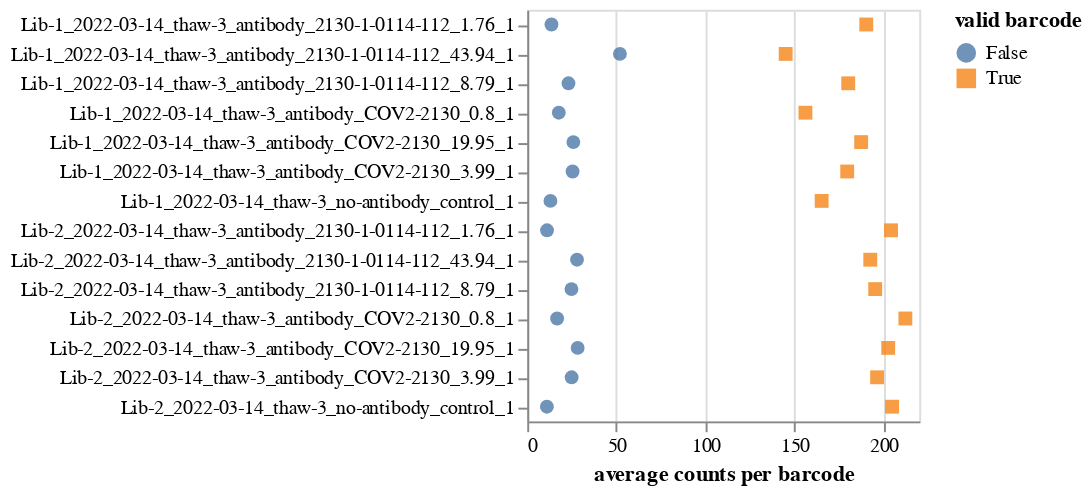

The cell this chart's notebook holds for it:
### Markdown cell above
Plot the average counts per barcode for both valid and invalid ones.
The plot below is interactive: you can use the drop downs at bottom to select specific subsets, mouseover points for details, and click the legend to show only valid or invalid counts:

### Code cell
validities = avg_counts["valid"].unique()
valid_selection = alt.selection_multi(
    fields=["valid"],
    bind="legend",
)

avg_counts_chart = (
    alt.Chart(avg_counts)
    .encode(
        x=alt.X("mean_counts", title="average counts per barcode"),
        y=alt.Y("library_sample", title=None),
        color=alt.Color(
            "valid", title="valid barcode", scale=alt.Scale(domain=validities)
        ),
        shape=alt.Shape("valid", scale=alt.Scale(domain=validities)),
        opacity=alt.condition(valid_selection, alt.value(0.8), alt.value(0)),
        tooltip=[
            alt.Tooltip(c, format=".3g") if c in {"mean_counts", "n_barcodes"} else c
            for c in avg_counts.columns
            if c != "library_sample"
        ],
    )
    .mark_point(filled=True, size=50)
    .properties(width=200, height=alt.Step(15))
    .configure_axis(labelLimit=500)
    .add_params(*selections, valid_selection)
)
for selection in selections:
    avg_counts_chart = avg_counts_chart.transform_filter(selection)

avg_counts_chart

### Figure 1 — Vega-Lite specification as saved in the notebook (floating-point values rounded to 4 significant figures)
{"config": {"view": {"continuousWidth": 300, "continuousHeight": 300}, "axis": {"labelLimit": 500}}, "data": {"name": "data-eb93e993edb633561556b1929f33e962"}, "mark": {"type": "point", "filled": true, "size": 50}, "encoding": {"color": {"field": "valid", "scale": {"domain": ["False", "True"]}, "title": "valid barcode", "type": "nominal"}, "opacity": {"condition": {"value": 0.8, "param": "param_7"}, "value": 0}, "shape": {"field": "valid", "scale": {"domain": ["False", "True"]}, "type": "nominal"}, "tooltip": [{"field": "library", "type": "nominal"}, {"field": "sample", "type": "nominal"}, {"field": "valid", "type": "nominal"}, {"field": "mean_counts", "format": ".3g", "type": "quantitative"}, {"field": "n_barcodes", "format": ".3g", "type": "quantitative"}, {"field": "date", "type": "nominal"}, {"field": "virus_batch", "type": "nominal"}, {"field": "sample_type", "type": "nominal"}, {"field": "antibody", "type": "nominal"}, {"field": "antibody_concentration", "type": "quantitative"}, {"field": "replicate", "type": "quantitative"}, {"field": "exclude_after_counts", "type": "nominal"}], "x": {"field": "mean_counts", "title": "average counts per barcode", "type": "quantitative"}, "y": {"field": "library_sample", "title": null, "type": "nominal"}}, "height": {"step": 15}, "params": [{"name": "param_1", "select": {"type": "point", "fields": ["exclude_after_counts"]}, "bind": {"input": "select", "options": [null, "no"], "labels": ["all", "no"], "name": "exclude_after_counts"}}, {"name": "param_2", "select": {"type": "point", "fields": ["antibody"]}, "bind": {"input": "select", "options": [null, "COV2-2130", "2130-1-0114-112"], "labels": ["all", "COV2-2130", "2130-1-0114-112"], "name": "antibody"}}, {"name": "param_3", "select": {"type": "point", "fields": ["virus_batch"]}, "bind": {"input": "select", "options": [null, "thaw-3"], "labels": ["all", "thaw-3"], "name": "virus_batch"}}, {"name": "param_4", "select": {"type": "point", "fields": ["sample_type"]}, "bind": {"input": "select", "options": [null, "no-antibody_control", "antibody"], "labels": ["all", "no-antibody_control", "antibody"], "name": "sample_type"}}, {"name": "param_5", "select": {"type": "point", "fields": ["date"]}, "bind": {"input": "select", "options": [null, "2022-03-14"], "labels": ["all", "2022-03-14"], "name": "date"}}, {"name": "param_6", "select": {"type": "point", "fields": ["library"]}, "bind": {"input": "select", "options": [null, "Lib-1", "Lib-2"], "labels": ["all", "Lib-1", "Lib-2"], "name": "library"}}, {"name": "param_7", "select": {"type": "point", "fields": ["valid"]}, "bind": "legend"}], "transform": [{"filter": {"param": "param_1"}}, {"filter": {"param": "param_2"}}, {"filter": {"param": "param_3"}}, {"filter": {"param": "param_4"}}, {"filter": {"param": "param_5"}}, {"filter": {"param": "param_6"}}], "width": 200, "$schema": "https://vega.github.io/schema/vega-lite/v5.2.0.json", "datasets": {"data-eb93e993edb633561556b1929f33e962": [{"library": "Lib-1", "sample": "2022-03-14_thaw-3_antibody_2130-1-0114-112_1.76_1", "valid": "False", "mean_counts": 13.6, "n_barcodes": 196337, "date": "2022-03-14", "virus_batch": "thaw-3", "sample_type": "antibody", "antibody": "2130-1-0114-112", "antibody_concentration": 1.76, "replicate": 1, "exclude_after_counts": "no", "library_sample": "Lib-1_2022-03-14_thaw-3_antibody_2130-1-0114-112_1.76_1"}, {"library": "Lib-1", "sample": "2022-03-14_thaw-3_antibody_2130-1-0114-112_1.76_1", "valid": "True", "mean_counts": 190.3, "n_barcodes": 91000, "date": "2022-03-14", "virus_batch": "thaw-3", "sample_type": "antibody", "antibody": "2130-1-0114-112", "antibody_concentration": 1.76, "replicate": 1, "exclude_after_counts": "no", "library_sample": "Lib-1_2022-03-14_thaw-3_antibody_2130-1-0114-112_1.76_1"}, {"library": "Lib-1", "sample": "2022-03-14_thaw-3_antibody_2130-1-0114-112_43.94_1", "valid": "False", "mean_counts": 52.01, "n_barcodes": 160538, "date": "2022-03-14", "virus_batch": "thaw-3", "sample_type": "antibody", "antibody": "2130-1-0114-112", "antibody_concentration": 43.94, "replicate": 1, "exclude_after_counts": "no", "library_sample": "Lib-1_2022-03-14_thaw-3_antibody_2130-1-0114-112_43.94_1"}, {"library": "Lib-1", "sample": "2022-03-14_thaw-3_antibody_2130-1-0114-112_43.94_1", "valid": "True", "mean_counts": 145.0, "n_barcodes": 91000, "date": "2022-03-14", "virus_batch": "thaw-3", "sample_type": "antibody", "antibody": "2130-1-0114-112", "antibody_concentration": 43.94, "replicate": 1, "exclude_after_counts": "no", "library_sample": "Lib-1_2022-03-14_thaw-3_antibody_2130-1-0114-112_43.94_1"}, {"library": "Lib-1", "sample": "2022-03-14_thaw-3_antibody_2130-1-0114-112_8.79_1", "valid": "False", "mean_counts": 23.14, "n_barcodes": 142649, "date": "2022-03-14", "virus_batch": "thaw-3", "sample_type": "antibody", "antibody": "2130-1-0114-112", "antibody_concentration": 8.79, "replicate": 1, "exclude_after_counts": "no", "library_sample": "Lib-1_2022-03-14_thaw-3_antibody_2130-1-0114-112_8.79_1"}, {"library": "Lib-1", "sample": "2022-03-14_thaw-3_antibody_2130-1-0114-112_8.79_1", "valid": "True", "mean_counts": 180.1, "n_barcodes": 91000, "date": "2022-03-14", "virus_batch": "thaw-3", "sample_type": "antibody", "antibody": "2130-1-0114-112", "antibody_concentration": 8.79, "replicate": 1, "exclude_after_counts": "no", "library_sample": "Lib-1_2022-03-14_thaw-3_antibody_2130-1-0114-112_8.79_1"}, {"library": "Lib-1", "sample": "2022-03-14_thaw-3_antibody_COV2-2130_0.8_1", "valid": "False", "mean_counts": 17.71, "n_barcodes": 138975, "date": "2022-03-14", "virus_batch": "thaw-3", "sample_type": "antibody", "antibody": "COV2-2130", "antibody_concentration": 0.8, "replicate": 1, "exclude_after_counts": "no", "library_sample": "Lib-1_2022-03-14_thaw-3_antibody_COV2-2130_0.8_1"}, {"library": "Lib-1", "sample": "2022-03-14_thaw-3_antibody_COV2-2130_0.8_1", "valid": "True", "mean_counts": 156.1, "n_barcodes": 91000, "date": "2022-03-14", "virus_batch": "thaw-3", "sample_type": "antibody", "antibody": "COV2-2130", "antibody_concentration": 0.8, "replicate": 1, "exclude_after_counts": "no", "library_sample": "Lib-1_2022-03-14_thaw-3_antibody_COV2-2130_0.8_1"}, {"library": "Lib-1", "sample": "2022-03-14_thaw-3_antibody_COV2-2130_19.95_1", "valid": "False", "mean_counts": 25.87, "n_barcodes": 137727, "date": "2022-03-14", "virus_batch": "thaw-3", "sample_type": "antibody", "antibody": "COV2-2130", "antibody_concentration": 19.95, "replicate": 1, "exclude_after_counts": "no", "library_sample": "Lib-1_2022-03-14_thaw-3_antibody_COV2-2130_19.95_1"}, {"library": "Lib-1", "sample": "2022-03-14_thaw-3_antibody_COV2-2130_19.95_1", "valid": "True", "mean_counts": 187.4, "n_barcodes": 91000, "date": "2022-03-14", "virus_batch": "thaw-3", "sample_type": "antibody", "antibody": "COV2-2130", "antibody_concentration": 19.95, "replicate": 1, "exclude_after_counts": "no", "library_sample": "Lib-1_2022-03-14_thaw-3_antibody_COV2-2130_19.95_1"}, {"library": "Lib-1", "sample": "2022-03-14_thaw-3_antibody_COV2-2130_3.99_1", "valid": "False", "mean_counts": 25.45, "n_barcodes": 135151, "date": "2022-03-14", "virus_batch": "thaw-3", "sample_type": "antibody", "antibody": "COV2-2130", "antibody_concentration": 3.99, "replicate": 1, "exclude_after_counts": "no", "library_sample": "Lib-1_2022-03-14_thaw-3_antibody_COV2-2130_3.99_1"}, {"library": "Lib-1", "sample": "2022-03-14_thaw-3_antibody_COV2-2130_3.99_1", "valid": "True", "mean_counts": 179.6, "n_barcodes": 91000, "date": "2022-03-14", "virus_batch": "thaw-3", "sample_type": "antibody", "antibody": "COV2-2130", "antibody_concentration": 3.99, "replicate": 1, "exclude_after_counts": "no", "library_sample": "Lib-1_2022-03-14_thaw-3_antibody_COV2-2130_3.99_1"}, {"library": "Lib-1", "sample": "2022-03-14_thaw-3_no-antibody_control_1", "valid": "False", "mean_counts": 13.03, "n_barcodes": 178133, "date": "2022-03-14", "virus_batch": "thaw-3", "sample_type": "no-antibody_control", "antibody": null, "antibody_concentration": null, "replicate": 1, "exclude_after_counts": "no", "library_sample": "Lib-1_2022-03-14_thaw-3_no-antibody_control_1"}, {"library": "Lib-1", "sample": "2022-03-14_thaw-3_no-antibody_control_1", "valid": "True", "mean_counts": 165.2, "n_barcodes": 91000, "date": "2022-03-14", "virus_batch": "thaw-3", "sample_type": "no-antibody_control", "antibody": null, "antibody_concentration": null, "replicate": 1, "exclude_after_counts": "no", "library_sample": "Lib-1_2022-03-14_thaw-3_no-antibody_control_1"}, {"library": "Lib-2", "sample": "2022-03-14_thaw-3_antibody_2130-1-0114-112_1.76_1", "valid": "False", "mean_counts": 11.11, "n_barcodes": 175645, "date": "2022-03-14", "virus_batch": "thaw-3", "sample_type": "antibody", "antibody": "2130-1-0114-112", "antibody_concentration": 1.76, "replicate": 1, "exclude_after_counts": "no", "library_sample": "Lib-2_2022-03-14_thaw-3_antibody_2130-1-0114-112_1.76_1"}, {"library": "Lib-2", "sample": "2022-03-14_thaw-3_antibody_2130-1-0114-112_1.76_1", "valid": "True", "mean_counts": 204.2, "n_barcodes": 85218, "date": "2022-03-14", "virus_batch": "thaw-3", "sample_type": "antibody", "antibody": "2130-1-0114-112", "antibody_concentration": 1.76, "replicate": 1, "exclude_after_counts": "no", "library_sample": "Lib-2_2022-03-14_thaw-3_antibody_2130-1-0114-112_1.76_1"}, {"library": "Lib-2", "sample": "2022-03-14_thaw-3_antibody_2130-1-0114-112_43.94_1", "valid": "False", "mean_counts": 27.93, "n_barcodes": 128829, "date": "2022-03-14", "virus_batch": "thaw-3", "sample_type": "antibody", "antibody": "2130-1-0114-112", "antibody_concentration": 43.94, "replicate": 1, "exclude_after_counts": "no", "library_sample": "Lib-2_2022-03-14_thaw-3_antibody_2130-1-0114-112_43.94_1"}, {"library": "Lib-2", "sample": "2022-03-14_thaw-3_antibody_2130-1-0114-112_43.94_1", "valid": "True", "mean_counts": 192.5, "n_barcodes": 85218, "date": "2022-03-14", "virus_batch": "thaw-3", "sample_type": "antibody", "antibody": "2130-1-0114-112", "antibody_concentration": 43.94, "replicate": 1, "exclude_after_counts": "no", "library_sample": "Lib-2_2022-03-14_thaw-3_antibody_2130-1-0114-112_43.94_1"}, {"library": "Lib-2", "sample": "2022-03-14_thaw-3_antibody_2130-1-0114-112_8.79_1", "valid": "False", "mean_counts": 24.82, "n_barcodes": 140596, "date": "2022-03-14", "virus_batch": "thaw-3", "sample_type": "antibody", "antibody": "2130-1-0114-112", "antibody_concentration": 8.79, "replicate": 1, "exclude_after_counts": "no", "library_sample": "Lib-2_2022-03-14_thaw-3_antibody_2130-1-0114-112_8.79_1"}, {"library": "Lib-2", "sample": "2022-03-14_thaw-3_antibody_2130-1-0114-112_8.79_1", "valid": "True", "mean_counts": 195.3, "n_barcodes": 85218, "date": "2022-03-14", "virus_batch": "thaw-3", "sample_type": "antibody", "antibody": "2130-1-0114-112", "antibody_concentration": 8.79, "replicate": 1, "exclude_after_counts": "no", "library_sample": "Lib-2_2022-03-14_thaw-3_antibody_2130-1-0114-112_8.79_1"}, {"library": "Lib-2", "sample": "2022-03-14_thaw-3_antibody_COV2-2130_0.8_1", "valid": "False", "mean_counts": 16.77, "n_barcodes": 155896, "date": "2022-03-14", "virus_batch": "thaw-3", "sample_type": "antibody", "antibody": "COV2-2130", "antibody_concentration": 0.8, "replicate": 1, "exclude_after_counts": "no", "library_sample": "Lib-2_2022-03-14_thaw-3_antibody_COV2-2130_0.8_1"}, {"library": "Lib-2", "sample": "2022-03-14_thaw-3_antibody_COV2-2130_0.8_1", "valid": "True", "mean_counts": 212.2, "n_barcodes": 85218, "date": "2022-03-14", "virus_batch": "thaw-3", "sample_type": "antibody", "antibody": "COV2-2130", "antibody_concentration": 0.8, "replicate": 1, "exclude_after_counts": "no", "library_sample": "Lib-2_2022-03-14_thaw-3_antibody_COV2-2130_0.8_1"}, {"library": "Lib-2", "sample": "2022-03-14_thaw-3_antibody_COV2-2130_19.95_1", "valid": "False", "mean_counts": 28.29, "n_barcodes": 137162, "date": "2022-03-14", "virus_batch": "thaw-3", "sample_type": "antibody", "antibody": "COV2-2130", "antibody_concentration": 19.95, "replicate": 1, "exclude_after_counts": "no", "library_sample": "Lib-2_2022-03-14_thaw-3_antibody_COV2-2130_19.95_1"}, {"library": "Lib-2", "sample": "2022-03-14_thaw-3_antibody_COV2-2130_19.95_1", "valid": "True", "mean_counts": 202.6, "n_barcodes": 85218, "date": "2022-03-14", "virus_batch": "thaw-3", "sample_type": "antibody", "antibody": "COV2-2130", "antibody_concentration": 19.95, "replicate": 1, "exclude_after_counts": "no", "library_sample": "Lib-2_2022-03-14_thaw-3_antibody_COV2-2130_19.95_1"}, {"library": "Lib-2", "sample": "2022-03-14_thaw-3_antibody_COV2-2130_3.99_1", "valid": "False", "mean_counts": 24.92, "n_barcodes": 131159, "date": "2022-03-14", "virus_batch": "thaw-3", "sample_type": "antibody", "antibody": "COV2-2130", "antibody_concentration": 3.99, "replicate": 1, "exclude_after_counts": "no", "library_sample": "Lib-2_2022-03-14_thaw-3_antibody_COV2-2130_3.99_1"}, {"library": "Lib-2", "sample": "2022-03-14_thaw-3_antibody_COV2-2130_3.99_1", "valid": "True", "mean_counts": 196.4, "n_barcodes": 85218, "date": "2022-03-14", "virus_batch": "thaw-3", "sample_type": "antibody", "antibody": "COV2-2130", "antibody_concentration": 3.99, "replicate": 1, "exclude_after_counts": "no", "library_sample": "Lib-2_2022-03-14_thaw-3_antibody_COV2-2130_3.99_1"}, {"library": "Lib-2", "sample": "2022-03-14_thaw-3_no-antibody_control_1", "valid": "False", "mean_counts": 11.04, "n_barcodes": 181925, "date": "2022-03-14", "virus_batch": "thaw-3", "sample_type": "no-antibody_control", "antibody": null, "antibody_concentration": null, "replicate": 1, "exclude_after_counts": "no", "library_sample": "Lib-2_2022-03-14_thaw-3_no-antibody_control_1"}, {"library": "Lib-2", "sample": "2022-03-14_thaw-3_no-antibody_control_1", "valid": "True", "mean_counts": 204.7, "n_barcodes": 85218, "date": "2022-03-14", "virus_batch": "thaw-3", "sample_type": "no-antibody_control", "antibody": null, "antibody_concentration": null, "replicate": 1, "exclude_after_counts": "no", "library_sample": "Lib-2_2022-03-14_thaw-3_no-antibody_control_1"}]}}
